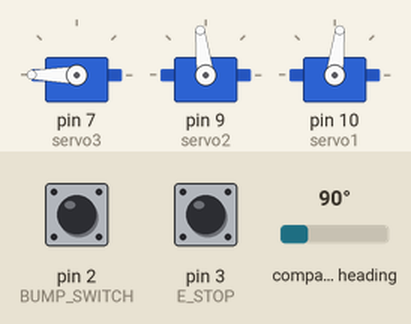
The sketch below on a simulated Arduino Uno, built with avr-gcc and run on an emulated ATmega328P. On the bench: 3 × servo. The inputs (shaded band) are chosen by the test bench; at power-on: pin 2 (BUMP_SWITCH) HIGH, pin 3 (E_STOP) HIGH, compass heading 90°. What the sketch prints to the serial monitor is not drawn.

Above: at 0.6 s.
Timing chart, 0 to 2.1 s (numbered marks = the images above):
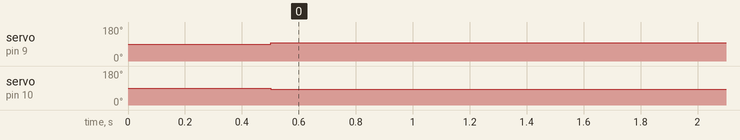

The sketch:

pinky_v2-1.ino
```cpp
// FAILED

/*
 * This code is uploaded on the Arduino UNO for Pinky functionality.
 *
 * Authors: Brett Farris and Bryan LaGrone
 */

#include <Wire.h>
#include <Adafruit_Sensor.h>
#include <Adafruit_HMC5883_U.h>

#include <AFMotor.h>
#include <Servo.h>

// Variable Tuning Values
#define delta_field 12 // This value is the minimum change to detect a field activation
#define field_fall_time 300 // This value is the wait time after first detecting the field to fall

// Wheels
Servo servo1; // Right wheel
Servo servo2; // Left wheel

// Hit Stick
Servo servo3;

// Bump Switch
#define BUMP_SWITCH 2
#define E_STOP 3 // Starting push button

// Assign and ID to the magnetic field sensor
Adafruit_HMC5883_Unified mag = Adafruit_HMC5883_Unified(12345);

enum state{
  Waiting,
  Starting,
  Driving,
  Field_OFF,
  Field_ON,
  Finished,
  Stopped
};

// State control
state current_state = Starting;

// Keeps track of four subsequent strikes over 30 seconds
int strike_count = 0;

// reference coordinates
double ref_vect = 0;

// updating coordinates
double new_vect = 0;

// E_Stop check
int stop_check = 0; // 1: E_STOP pressed

void setup() {

  Serial.begin(115200);  // set up Serial library at 115200 bps

  /* Initialise the sensor */
  if(!mag.begin())
  {
    /* There was a problem detecting the HMC5883 ... check your connections */
    Serial.println("Ooops, no HMC5883 detected ... Check your wiring!");
    while(1);
  }
  delay(500);

  // attach servos
  servo3.attach(7);
  servo2.attach(9);
  servo1.attach(10);

  // initialize bump switch
  pinMode(BUMP_SWITCH, INPUT_PULLUP);
  pinMode(E_STOP, INPUT_PULLUP); // Emergency stop

  // attach emergency stop interrupt
  attachInterrupt(digitalPinToInterrupt(E_STOP),STOP, FALLING);

  // Initialize hit stick
  servo3.write(180);

  // Stop wheels
  servo2.write(90);
  servo1.write(90);

}


// Test the servo
void loop() {
  switch (current_state) {
    case Starting: {
      // Assigning next state of system
      current_state = Driving;

      Serial.print("Begining Driving\n");

      // Writing drive values to continuous rotation servos
      servo2.write(97);
      servo1.write(83);
      break;
    }
    case Driving: {
      if (digitalRead(BUMP_SWITCH) == LOW){
        // Assigning next state of system
        current_state = Field_OFF;

        Serial.print("\tStage 2 Reached\n");

        // Stage 2 reached, stop driving
        servo2.write(90);
        servo1.write(90);

        // Removing control of continuous rotation motors to prevent accidential motion
        servo2.detach();
        servo1.detach();

        // First of five strikes
        servo3.write(90);
        Serial.println("First Hit");
        delay(300); // Time for hit to contact and then wait
        servo3.write(130); // come back
        delay(500); // Used to wait till the field falls

        // Get reference coordinates
        sensors_event_t event;
        mag.getEvent(&event);
        ref_vect = sqrt(event.magnetic.x * event.magnetic.x + event.magnetic.y * event.magnetic.y +event.magnetic.z * event.magnetic.z);

        // Printing out reference field
        Serial.print("\tReference Field: ");
        Serial.println(ref_vect);
        break;
      }
    }
    case Field_ON: {
      // Get new reference magnetic vector
      sensors_event_t event;
      mag.getEvent(&event);
      ref_vect = sqrt(event.magnetic.x * event.magnetic.x + event.magnetic.y * event.magnetic.y +event.magnetic.z * event.magnetic.z);

      // Waiting to assign new field value until magnetic field has been turned off
      if (new_vect - ref_vect > delta_field || new_vect - ref_vect < -delta_field){
        current_state = Field_OFF;
        delay(field_fall_time); // Used to prevent sudden hits when the magnetic field is still dropping, will probably need finer tuning on timing.

        // Gets final reference value
        sensors_event_t event;
        mag.getEvent(&event);
        ref_vect = sqrt(event.magnetic.x * event.magnetic.x + event.magnetic.y * event.magnetic.y +event.magnetic.z * event.magnetic.z);
        break;
      }
    }
    case Field_OFF: {
      // Seeing if the strike limit has been reached
      if (strike_count < 4) {
        // Get new magnetic value
        sensors_event_t event;
        mag.getEvent(&event);
        new_vect = sqrt(event.magnetic.x * event.magnetic.x + event.magnetic.y * event.magnetic.y +event.magnetic.z * event.magnetic.z);

        // Checking magnetic vector magnitude
        if (new_vect - ref_vect > delta_field || new_vect - ref_vect < -delta_field){
          current_state = Field_ON;
          servo3.write(90); // strike
          delay(300); // Time for hit to contact and then wait
          servo3.write(130); // pull back
          delay(500);

          strike_count = strike_count + 1;
          Serial.print(strike_count, DEC);
          Serial.println(" Strike Occurred");

          Serial.print("\tField Change: ");
          Serial.println(new_vect);
        }
      }
      else {
        current_state = Finished;
        break;
      }
    }
    case Finished:
    case Stopped: {
      servo3.write(180);
    }
  }
}

void STOP(){

   // Emergency Stop Pressed
   current_state = Stopped;
   // Press reset to restart
}
```

Measured:
- by itself, servo on pin 9 (servo2): 90° → 97° at 0.50 s
- by itself, servo on pin 10 (servo1): 90° → 83° at 0.50 s
